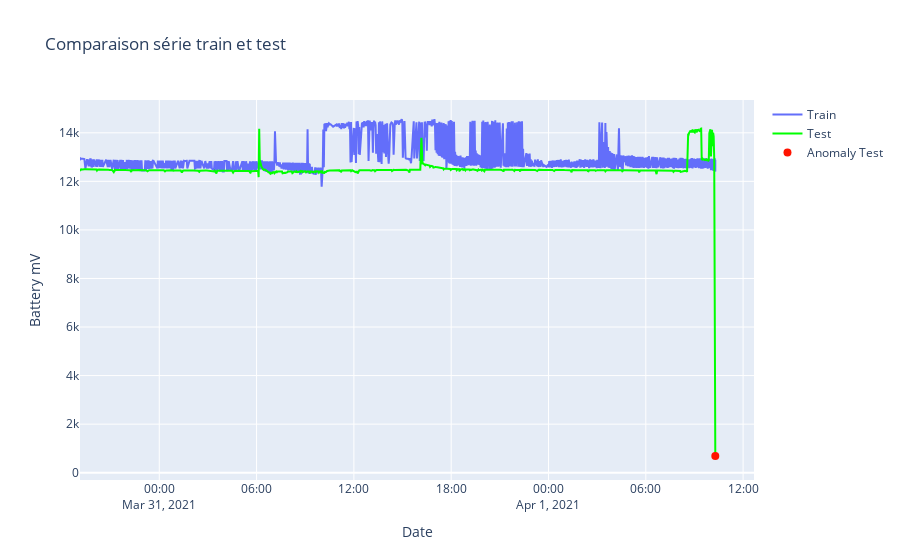

Notebook code for this chart:
### Code cell
fig = go.Figure()
fig.add_trace(go.Scatter(x=resampled_test.dateTime, y=resampled_train['value'], mode='lines',name='Train'))
#fig.add_trace(go.Scatter(x=alert_train.time, y=alert_train['value'],mode='markers',name='Anomaly Train',marker_size=8))
fig.add_trace(go.Scatter(x=resampled_test.dateTime, y=resampled_test['value'],mode='lines',name='Test',line=dict(color="#00ff00")))
fig.add_trace(go.Scatter(x=alert_test.time, y=alert_test['value'],mode='markers',name='Anomaly Test',marker_size=8,line=dict(color="#ff1300")))
fig.update_layout(title="Comparaison série train et test",xaxis_title="Date",yaxis_title="Battery mV")
fig.show()

### Figure 1 — Plotly figure (JSON) as saved in the notebook; plotly's stock layout.template omitted (floating-point values rounded to 4 significant figures; data arrays with more than 128 entries replaced by an {"elided": "..."} marker saying what was removed)
{"data": [{"mode": "lines", "name": "Train", "type": "scatter", "x": {"elided": "926 str values"}, "y": {"elided": "12173 int values"}}, {"line": {"color": "#00ff00"}, "mode": "lines", "name": "Test", "type": "scatter", "x": {"elided": "926 str values"}, "y": {"elided": "926 int values"}}, {"line": {"color": "#ff1300"}, "marker": {"size": 8}, "mode": "markers", "name": "Anomaly Test", "type": "scatter", "x": ["2021-04-01T10:17:08+00:00"], "y": [688]}], "layout": {"title": {"text": "Comparaison série train et test"}, "xaxis": {"title": {"text": "Date"}}, "yaxis": {"title": {"text": "Battery mV"}}}}
